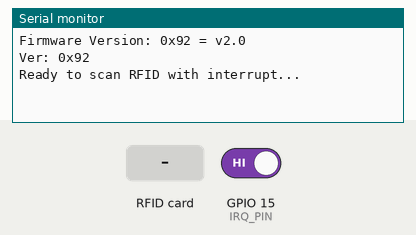
The sketch below on a simulated ESP32. On the bench: the last lines printed to the serial monitor. The inputs (shaded band) are chosen by the test bench; at power-on: GPIO 15 (IRQ_PIN) HIGH.

Above: at 1.2 s.
1.3 s: GPIO 15 (IRQ_PIN) driven LOW
At 2.5 s:
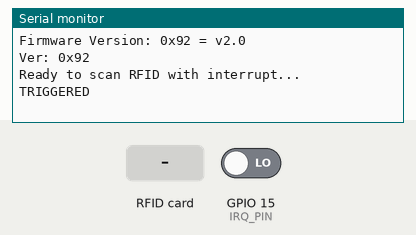
2.8 s: RFID card 5E 7A 19 C4 held to the reader
At 4.1 s:
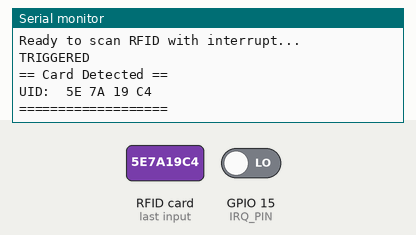

The sketch:

esp32_rc522_int.ino
```cpp
#include <SPI.h>
#include <MFRC522.h>

#define RST_PIN         21
#define SS_PIN          5
#define IRQ_PIN         15  // Hubungkan IRQ pin RC522 ke pin ini jika ada (atau pseudo)

MFRC522 mfrc522(SS_PIN, RST_PIN);

volatile bool rfidDetected = false;

void IRAM_ATTR detectRFID() {
  rfidDetected = true;
  detachInterrupt(digitalPinToInterrupt(IRQ_PIN));
  Serial.println("TRIGGERED");
}

void setup() {
  Serial.begin(115200);
  SPI.begin();
  mfrc522.PCD_Init();
  mfrc522.PCD_DumpVersionToSerial();

  Serial.print(F("Ver: 0x"));
  byte readReg = mfrc522.PCD_ReadRegister(mfrc522.VersionReg);
  Serial.println(readReg, HEX);

  pinMode(IRQ_PIN, INPUT_PULLUP);


  // Enable interrupt untuk RX dan Idle
  mfrc522.PCD_WriteRegister(mfrc522.ComIEnReg, 0xA0);  // Enable RxIRQ and IdleIRQ
  mfrc522.PCD_WriteRegister(mfrc522.ComIrqReg, 0x7F);  // Clear all IRQ flags

  attachInterrupt(digitalPinToInterrupt(IRQ_PIN), detectRFID, FALLING);


  Serial.println(F("Ready to scan RFID with interrupt..."));
}

void loop() {
 // Reset flag dulu supaya nggak dobel trigger
//  Serial.println(digitalRead(IRQ_PIN));
  if(rfidDetected){
    if (mfrc522.PICC_IsNewCardPresent() && mfrc522.PICC_ReadCardSerial()) {
      rfidDetected = false;
      Serial.println("== Card Detected ==");
      Serial.print("UID: ");
      for (byte i = 0; i < mfrc522.uid.size; i++) {
        Serial.print(mfrc522.uid.uidByte[i] < 0x10 ? " 0" : " ");
        Serial.print(mfrc522.uid.uidByte[i], HEX);
      }
      Serial.println();
      Serial.println("===================");

      mfrc522.PICC_HaltA();
      mfrc522.PCD_StopCrypto1();

      // Reset dan enable interrupt kembali
      mfrc522.PCD_WriteRegister(mfrc522.ComIrqReg, 0x7F); // Clear all IRQ
      delay(50);
      attachInterrupt(digitalPinToInterrupt(IRQ_PIN), detectRFID, FALLING);

    }
  }else{
    mfrc522.PCD_WriteRegister(mfrc522.FIFODataReg, mfrc522.PICC_CMD_REQA);
    mfrc522.PCD_WriteRegister(mfrc522.CommandReg, mfrc522.PCD_Transceive);
    mfrc522.PCD_WriteRegister(mfrc522.BitFramingReg, 0x87);
    delay(50);
  }


  // Tidak perlu tulis ulang PCD_Transceive manual
  // RC522 sudah handle polling sendiri saat idle
}
```

Measured:
- after the input at 1.3 s, the serial monitor: prints a new line at once (image 1)
- after the input at 2.8 s, the serial monitor: prints a new line at once (image 2)
